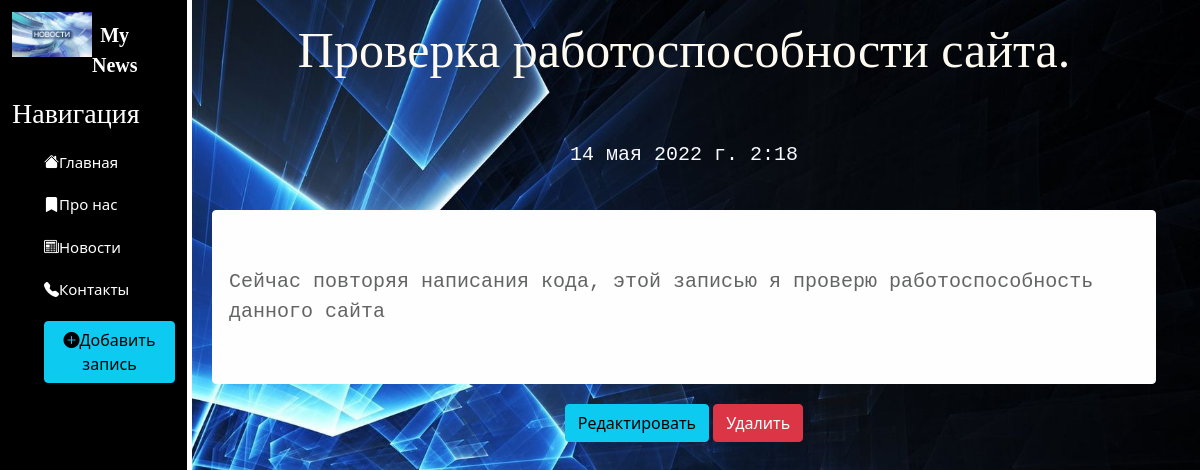
The app's page /news/9 with its own data.
### news/models.py (models this page shows, shortened)
class Articles(models.Model):
    title = models.CharField('Название', max_length=50)
    anons = models.CharField('Анонс', max_length=250)
    full_text = models.TextField('Статья')
    date = models.DateTimeField('Дата публикации')
    class Meta:
        verbose_name = 'Новость'
        verbose_name_plural = 'Новости'

### news/views.py (the view)
# urls.py: path('<int:pk>', views.NewsDetailView.as_view(), name='news_detail'),
class NewsDetailView(DetailView):
    model = Articles
    template_name = 'news/details_view.html'
    context_object_name = 'article'

### news/templates/news/details_view.html (shortened to what this page needs)
{% extends 'main/layout.html' %}
{% block content %}
    <div class="features">
        <h1>{{ article.title }}</h1>
        <p>{{ article.date }}</p>
        <div class='alert alert-light'>
            <p>{{ article.full_text }}</p>
        </div>
        <a href="{% url 'news_update' article.id %}" class='btn btn-info'>Редактировать</a>
        <a href="{% url 'news_delete' article.id %}" class='btn btn-danger'>Удалить</a>
    </div>
{% endblock %}

### main/static/main/css/main.css (style rules this page uses)
main .features { float: left; color: ghostwhite; margin-top: 20px; text-align: center; width: 82%; }
main .features h1 { font-size: 50px; font-family: Trattatello, fantasy; color: floralwhite; margin-bottom: 60px; }
main .features p { margin: 40px auto; font-family: monospace; color: dark; font-size: 20px; }
.alert-light { margin: 20px; text-align: left; }

### records on screen
Articles: title "Проверка работоспособности сайта.", date "14 мая 2022 г. 2:18", full_text "Сейчас повторяя написания кода, этой записью я проверю работоспособность данного сайта"
